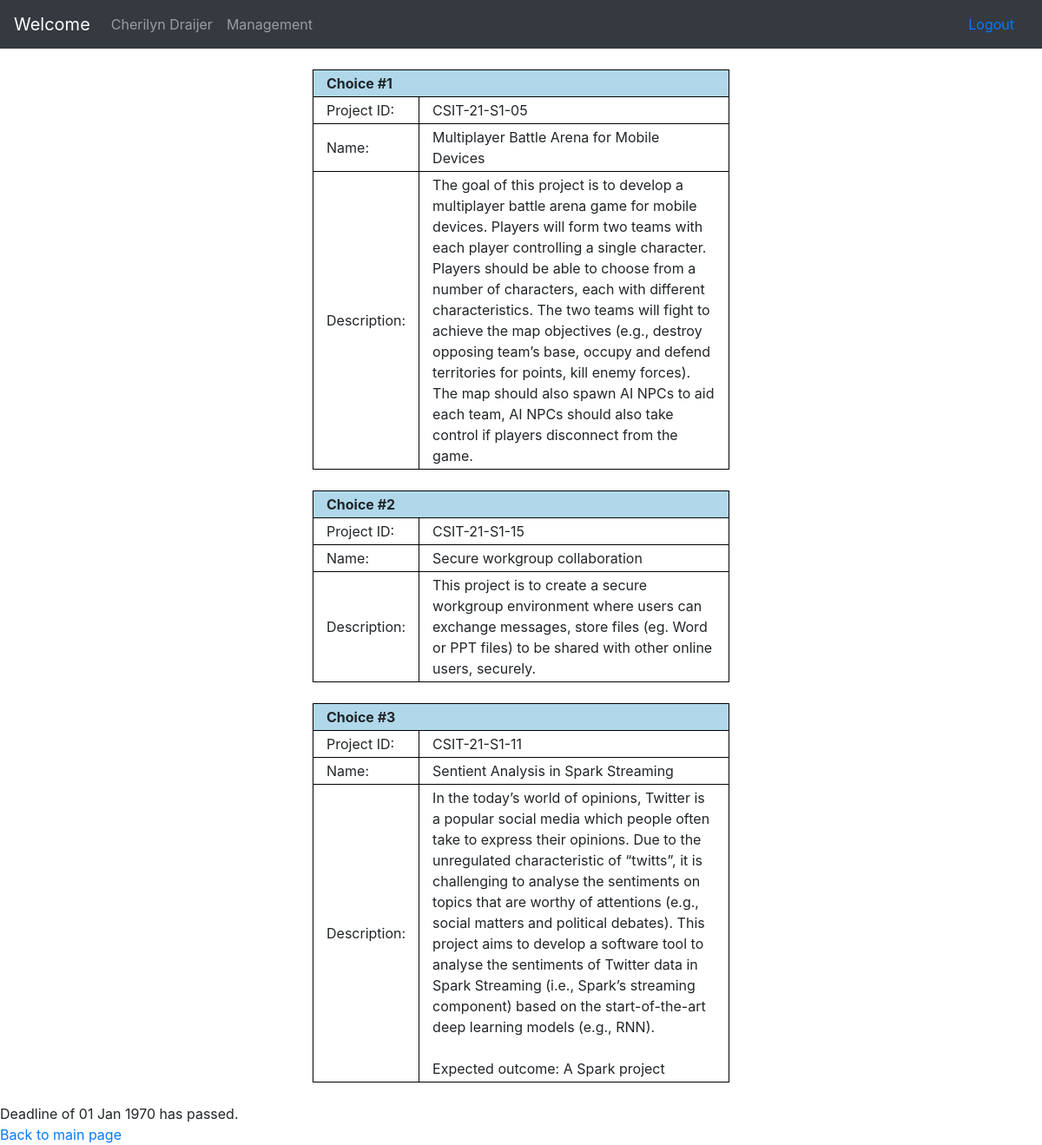
Page /view_choices.php (signed in) on the earlier database version.
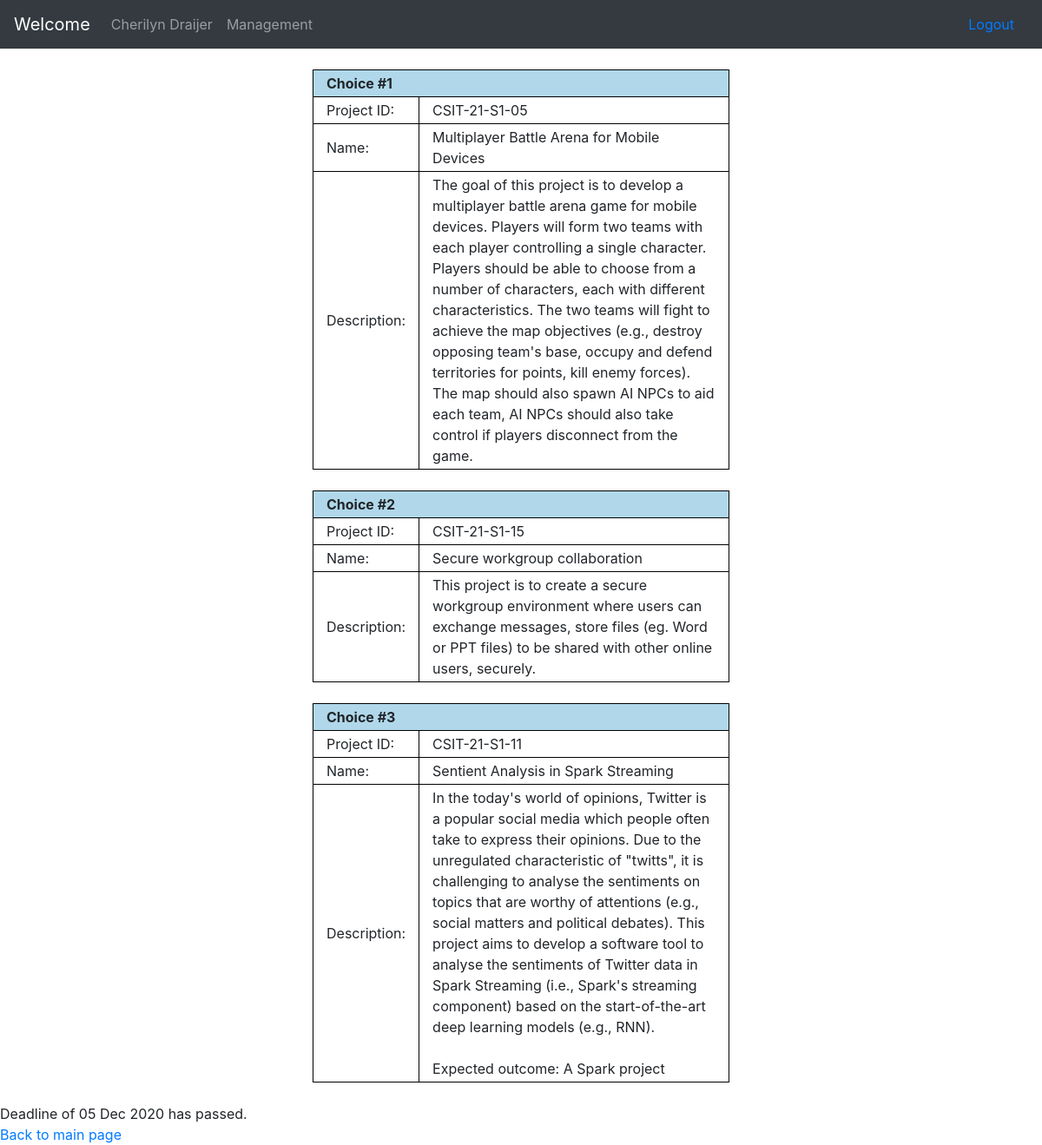
Same page on the later database version.
### tables this page shows
CREATE TABLE IF NOT EXISTS `accounts` (
  `sim_id` varchar(10) NOT NULL,
  `uow_id` varchar(10) NOT NULL,
  `name` tinytext NOT NULL,
  `password` varchar(64) NOT NULL,
  `phone` varchar(16) DEFAULT NULL,
  `sim_email` varchar(64) DEFAULT NULL,
  `personal_email` varchar(64) DEFAULT NULL,
  `show_phone` tinyint(1) NOT NULL DEFAULT '0',
  `show_email` tinyint(1) NOT NULL DEFAULT '0',
  `type` int(1) NOT NULL COMMENT '0 = Faculty, 1 = Full-time Student, 2 = Part-time Student, 8 = Admin, 9 = Superadmin',
  `majors` json DEFAULT NULL COMMENT 'Faculty => JSON of varchar(8)+,\r\nStudent = JSON of 1 varchar(8) -\r\n[majors.id]',
  `choices` json DEFAULT NULL COMMENT 'Students only -\r\nJSON of varchar(8) [projects.id]',
  `year` smallint(4) DEFAULT NULL COMMENT 'Students only',
  `quarter` tinyint(1) DEFAULT NULL COMMENT 'Students only (1, 2, 3, or 4)',
  PRIMARY KEY (`sim_id`),
  UNIQUE KEY `accounts_uow_id` (`uow_id`),
  KEY `accounts_year_quarter` (`year`,`quarter`) USING BTREE,
  KEY `accounts_type` (`type`),
  KEY `accounts_sim_email` (`sim_email`) USING BTREE,
  KEY `accounts_personal_email` (`personal_email`)
);

CREATE TABLE IF NOT EXISTS `projects` (
  `id` int(11) NOT NULL AUTO_INCREMENT,
  `proj_id` varchar(24) NOT NULL,
  `name` varchar(64) NOT NULL,
  `description` text NOT NULL,
  `year` smallint(4) NOT NULL,
  `quarter` tinyint(1) NOT NULL,
  PRIMARY KEY (`id`),
  UNIQUE KEY `projects_proj_id` (`proj_id`),
  KEY `projects_year_quarter` (`year`,`quarter`)
);

CREATE TABLE IF NOT EXISTS `semester_details` (
  `year` smallint(4) NOT NULL,
  `quarter` tinyint(1) NOT NULL,
  `deadline` date DEFAULT NULL,
  `details` text NOT NULL,
  `marking_scheme` json NOT NULL,
  PRIMARY KEY (`year`,`quarter`)
);

### include/funcs/sql_funcs.php (called while the page is built, shortened)
<?php
	require_once(dirname(__FILE__)."/_account_funcs.php");
	require_once(dirname(__FILE__)."/_major_funcs.php");
	require_once(dirname(__FILE__)."/_project_funcs.php");
	require_once(dirname(__FILE__)."/_semester_funcs.php");
	function str_clean(&$string){
		return mysqli_real_escape_string($GLOBALS['mysql_link'], trim($string));
	}
	function db_query($query){
		$result = mysqli_query($GLOBALS['mysql_link'], $query);
		$error = mysqli_error($GLOBALS['mysql_link']);
		return $result;
	}
?>

### include/funcs/_account_funcs.php (called while the page is built, shortened)
<?php
	require_once(dirname(__FILE__)."/../class/ClassAccount.php");
	require_once(dirname(__FILE__)."/../class/ClassStudent.php");
	function get_account($id, $type = ""){
		if($type == ""){
			$query = db_query("SELECT `type` FROM `accounts` WHERE `sim_id` = '{$id}';");
			if(mysqli_num_rows($query) > 0){
				$type = mysqli_fetch_assoc($query)['type'];
			}else{
				throw new Exception("Account not found.");
			}
		}
		if($type == 1 || $type == 2){
			return new Student($id);
		}elseif($type == 8 || $type == 9){
			return new Admin($id);
		}elseif($type == 0){
			return new Faculty($id);
		}
		throw new Exception("Account type not found.");
	}
?>

### include/class/ClassAccount.php (called while the page is built, shortened)
<?php
	require_once (dirname(__FILE__)."/../funcs/sql_funcs.php");
	abstract class Account{
		private	$name;
		public function __construct($id){
			$id = str_clean($id);
			$query = db_query("SELECT * FROM `accounts` WHERE `sim_id` = '{$id}' LIMIT 1;");
			$result = mysqli_fetch_assoc($query);
			if(mysqli_num_rows($query) == 1){
				$this->sim_id = $result['sim_id'];
				$this->name = htmlspecialchars_decode($result['name']);
				$this->account_type = $result['type'];
				$this->raw = $result;
			}else{
				throw new Exception("Account not found.");
			}
		}
		public function get_name($safe = false){
			if($safe){
				return htmlspecialchars($this->name, ENT_QUOTES);
			}else{
				return $this->name;
			}
		}
	}
?>

### include/class/ClassStudent.php (called while the page is built, shortened)
<?php
	require_once (dirname(__FILE__)."/../funcs/sql_funcs.php");
	class Student extends Account{
		private $choices;
		private $year;
		private $quarter;
		public function __construct($id){
			parent::__construct($id);
			if($this->account_type != 1 && $this->account_type != 2){
				throw new Exception("Account is not a student.");
			}else{
				$this->choices = json_decode($this->raw['choices']);
				$this->year = $this->raw['year'];
				$this->quarter = $this->raw['quarter'];
			}
		}
		public function get_year(){
			return $this->year;
		}
		public function get_quarter(){
			return $this->quarter;
		}
		public function get_choices(){
			if(is_null($this->choices)){
				return [];
			}else{
				return $this->choices;
			}
		}
		public function get_choices_deadline(){
			return get_deadline($this->get_year(), $this->get_quarter());
		}
		public function can_make_choice(){
			return (strtotime(date("Y-m-d")) - strtotime($this->get_choices_deadline()) <= 0);
		}
	}
?>

### include/funcs/_project_funcs.php (called while the page is built, shortened)
<?php
	require_once(dirname(__FILE__)."/../class/ClassProject.php");
	function get_project($id, $from = "id"){
		if($from != "proj_id"){
			$from = "id";
		}
		if(is_array($id)){
			array_walk_recursive($id, function(&$value, $key){
				str_clean($value);
				$value = htmlspecialchars($value);
			});
			$output = [];
			foreach($id as $i){
				try{
					$output[] = get_project($i, $from);
				}catch(Exception $e){
					continue;
				}
			}
			return $output;
		}else{
			return new Project($id, $from);
		}
	}
?>

### include/class/ClassProject.php (called while the page is built, shortened)
<?php
	require_once (dirname(__FILE__)."/../funcs/sql_funcs.php");
	class Project{
		private	$name;
		private	$description;
		public function __construct($id, $from = "id"){
			if($from != "proj_id"){
				$from = "id";
			}
			$id = str_clean($id);
			$query = db_query("SELECT * FROM `projects` WHERE `{$from}` = '{$id}' LIMIT 1;");
			$result = mysqli_fetch_assoc($query);
			if(mysqli_num_rows($query) == 1){
				$this->proj_id = $result['proj_id'];
				$this->name = htmlspecialchars_decode($result['name']);
				$this->description = htmlspecialchars_decode($result['description']);
			}else{
				throw new Exception("Project not found.");
			}
		}
		public function get_name($safe = false){
			if($safe){
				return htmlspecialchars($this->name, ENT_QUOTES);
			}else{
				return $this->name;
			}
		}
		public function get_description($safe = false){
			if($safe){
				return htmlspecialchars($this->description, ENT_QUOTES);
			}else{
				return $this->description;
			}
		}
	}
?>

### include/funcs/_semester_funcs.php (called while the page is built, shortened)
<?php
	require_once(dirname(__FILE__)."/_account_funcs.php");
	require_once(dirname(__FILE__)."/_major_funcs.php");
	require_once(dirname(__FILE__)."/_project_funcs.php");
	function get_deadline($year, $quarter){
		$query = db_query("SELECT `deadline` FROM `semester_details` WHERE `year` = '{$year}' AND `quarter` = '{$quarter}';");
		if(mysqli_num_rows($query) <= 0){
			return NULL;
		}else{
			return mysqli_fetch_assoc($query)['deadline'];
		}
	}
?>

### view_choices.php (the view, shortened to what this page needs)
<?php
	require_once("include/funcs/sql_funcs.php");
	$account = get_account($_SESSION["id"]);
	$projects = get_project($account->get_choices());
?>
<!DOCTYPE html>
<html lang='en'>
	<head>
		<link rel='stylesheet' href='include/css/main.css' />
	</head>
	<body>
		<?php
			include("include/templates/header.php");
			if(empty($projects)){
				if($account->can_make_choice()){
		?>
					<a href='make_choices.php'>Make Choices</a>
		<?php
				}else{
		?>
					Deadline of <?= date("d M Y", strtotime($account->get_choices_deadline())) ?> has passed.
		<?php
				}
			}else{
				$choice = 1;
				foreach($projects as $project){
	?>
					<table id='choice_<?= $choice ?>' class='basic_table' style='width:40%;'>
						<tr>
							<td colspan='2'>
								Choice #<?= $choice++ ?>
							</td>
						</tr>
						<tr>
							<td style='width:25%;'>
								Project ID:
							</td>
							<td>
								<?= $project->proj_id ?>
							</td>
						</tr>
						<tr>
							<td style='width:25%;'>
								Name:
							</td>
							<td>
								<?= $project->get_name() ?>
							</td>
						</tr>
						<tr>
							<td style='width:25%;'>
								Description:
							</td>
							<td>
								<?= nl2br($project->get_description()) ?>
							</td>
						</tr>
					</table>
					<br />
		<?php
				}
				if($account->can_make_choice()){
		?>
					<a href='make_choices.php'>Update Choices</a>
		<?php
				}else{
		?>
					Deadline of <?= date("d M Y", strtotime($account->get_choices_deadline())) ?> has passed.
		<?php
				}
			}
		?>
		<br />
		<a href='home.php'>Back to main page</a>
	</body>
</html>

### include/templates/header.php (shortened to what this page needs)
<link href='include/css/bootstrap.min.css' rel='stylesheet' id='bootstrap-css'>
<div class='navbar navbar-expand-md navbar-dark bg-dark mb-4' role='navigation' style='width:100%; z-index:1;'>
    <a class='navbar-brand' href='home.php'>Welcome </a>
    <div class='collapse navbar-collapse' id='navbarCollapse'>
        <ul class='navbar-nav mr-auto'>
            <li class='nav-item'>
				<a class='nav-link'  href='view_account.php?a=<?= $account->sim_id ?>'>
					<?= $account->get_name() ?>
				</a>
            </li>
			<li class='nav-item'>
				<a class='nav-link' href='management.php'>Management</a>
			</li>
        </ul>
		<a class='nav-link' href='logout.php'>Logout</a>
    </div>
</div>

### include/css/main.css (style rules this page uses)
.basic_table { width:100%; border: 1px solid #000000; border-collapse: collapse; }
.basic_table tr td { border: 1px solid #000000; padding: 3px 15px; }
.basic_table tr:first-child td { background-color:#B0D8EA; font-weight: bold; }
table { margin:auto; }

Differences in the rows shown:
shown differently, row unchanged: accounts "Cherilyn Draijer": year+quarter (not shown) → "05 Dec 2020"
changed projects "CSIT-21-S1-05": description "…objectives (e.g., destroy opposing team’s base, occupy and defend…" → "…objectives (e.g., destroy opposing team's base, occupy and defend…"
changed projects "CSIT-21-S1-11": description "In the today’s world of opinions, Twitter is a popular social media which people often take to express their opinions. Due to the unregulated characteristic of “twitts”, it is challenging to analyse the sentiments on topics that are worthy of attentions (e.g., social matters and political debates). This project aims to develop a software tool to analyse the sentiments of Twitter data in Spark Streaming (i.e., Spark’s streaming component) based on…" → "In the today's world of opinions, Twitter is a popular social media which people often take to express their opinions. Due to the unregulated characteristic of \"twitts\", it is challenging to analyse the sentiments on topics that are worthy of attentions (e.g., social matters and political debates). This project aims to develop a software tool to analyse the sentiments of Twitter data in Spark Streaming (i.e., Spark's streaming component) based on…"
Other differences:
date("d M Y", strtotime($account->get_choices_deadline())): "01 Jan 1970" → (not shown)
